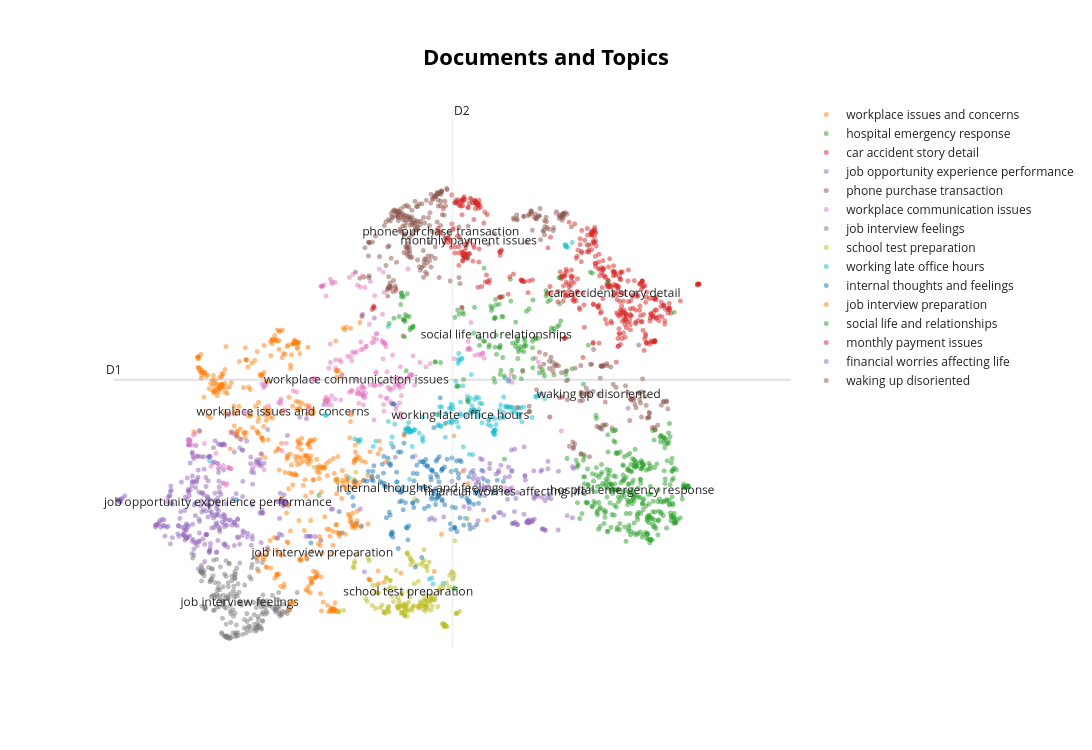

The cell this chart's notebook holds for it:
### Markdown cell above
### Plot with LLM labels

### Code cell
llm_labels = df_topics['llm_label'].tolist()
topic_model.set_topic_labels(llm_labels)

fig = topic_model.visualize_documents(docs, custom_labels=True)

# Je kunt de plot nu tonen of opslaan
fig.show()

### Figure 1 — Plotly figure (JSON) as saved in the notebook; plotly's stock layout.template omitted (floating-point values rounded to 4 significant figures; data arrays with more than 128 entries replaced by an {"elided": "..."} marker saying what was removed)
{"data": [{"hoverinfo": "text", "hovertext": [null], "marker": {"color": "#CFD8DC", "opacity": 0.5, "size": 5}, "mode": "markers+text", "name": "other", "showlegend": false, "type": "scattergl", "x": [NaN], "y": [NaN]}, {"hoverinfo": "text", "hovertext": {"elided": "328 str values"}, "marker": {"opacity": 0.5, "size": 5}, "mode": "markers+text", "name": "workplace issues and concerns", "text": {"elided": "328 str values"}, "textfont": {"size": 12}, "type": "scattergl", "x": {"elided": "328 float values"}, "y": {"elided": "328 float values"}}, {"hoverinfo": "text", "hovertext": {"elided": "327 str values"}, "marker": {"opacity": 0.5, "size": 5}, "mode": "markers+text", "name": "hospital emergency response", "text": {"elided": "327 str values"}, "textfont": {"size": 12}, "type": "scattergl", "x": {"elided": "327 float values"}, "y": {"elided": "327 float values"}}, {"hoverinfo": "text", "hovertext": {"elided": "311 str values"}, "marker": {"opacity": 0.5, "size": 5}, "mode": "markers+text", "name": "car accident story detail", "text": {"elided": "311 str values"}, "textfont": {"size": 12}, "type": "scattergl", "x": {"elided": "311 float values"}, "y": {"elided": "311 float values"}}, {"hoverinfo": "text", "hovertext": {"elided": "310 str values"}, "marker": {"opacity": 0.5, "size": 5}, "mode": "markers+text", "name": "job opportunity experience performance", "text": {"elided": "310 str values"}, "textfont": {"size": 12}, "type": "scattergl", "x": {"elided": "310 float values"}, "y": {"elided": "310 float values"}}, {"hoverinfo": "text", "hovertext": {"elided": "246 str values"}, "marker": {"opacity": 0.5, "size": 5}, "mode": "markers+text", "name": "phone purchase transaction", "text": {"elided": "246 str values"}, "textfont": {"size": 12}, "type": "scattergl", "x": {"elided": "246 float values"}, "y": {"elided": "246 float values"}}, {"hoverinfo": "text", "hovertext": {"elided": "215 str values"}, "marker": {"opacity": 0.5, "size": 5}, "mode": "markers+text", "name": "workplace communication issues", "text": {"elided": "215 str values"}, "textfont": {"size": 12}, "type": "scattergl", "x": {"elided": "215 float values"}, "y": {"elided": "215 float values"}}, {"hoverinfo": "text", "hovertext": {"elided": "202 str values"}, "marker": {"opacity": 0.5, "size": 5}, "mode": "markers+text", "name": "job interview feelings", "text": {"elided": "202 str values"}, "textfont": {"size": 12}, "type": "scattergl", "x": {"elided": "202 float values"}, "y": {"elided": "202 float values"}}, {"hoverinfo": "text", "hovertext": {"elided": "167 str values"}, "marker": {"opacity": 0.5, "size": 5}, "mode": "markers+text", "name": "school test preparation", "text": {"elided": "167 str values"}, "textfont": {"size": 12}, "type": "scattergl", "x": {"elided": "167 float values"}, "y": {"elided": "167 float values"}}, {"hoverinfo": "text", "hovertext": {"elided": "162 str values"}, "marker": {"opacity": 0.5, "size": 5}, "mode": "markers+text", "name": "working late office hours", "text": {"elided": "162 str values"}, "textfont": {"size": 12}, "type": "scattergl", "x": {"elided": "162 float values"}, "y": {"elided": "162 float values"}}, {"hoverinfo": "text", "hovertext": {"elided": "155 str values"}, "marker": {"opacity": 0.5, "size": 5}, "mode": "markers+text", "name": "internal thoughts and feelings", "text": {"elided": "155 str values"}, "textfont": {"size": 12}, "type": "scattergl", "x": {"elided": "155 float values"}, "y": {"elided": "155 float values"}}, {"hoverinfo": "text", "hovertext": {"elided": "132 str values"}, "marker": {"opacity": 0.5, "size": 5}, "mode": "markers+text", "name": "job interview preparation", "text": {"elided": "132 str values"}, "textfont": {"size": 12}, "type": "scattergl", "x": {"elided": "132 float values"}, "y": {"elided": "132 float values"}}, {"hoverinfo": "text", "hovertext": {"elided": "131 str values"}, "marker": {"opacity": 0.5, "size": 5}, "mode": "markers+text", "name": "social life and relationships", "text": {"elided": "131 str values"}, "textfont": {"size": 12}, "type": "scattergl", "x": {"elided": "131 float values"}, "y": {"elided": "131 float values"}}, {"hoverinfo": "text", "hovertext": {"elided": "129 str values"}, "marker": {"opacity": 0.5, "size": 5}, "mode": "markers+text", "name": "monthly payment issues", "text": {"elided": "129 str values"}, "textfont": {"size": 12}, "type": "scattergl", "x": {"elided": "129 float values"}, "y": {"elided": "129 float values"}}, {"hoverinfo": "text", "hovertext": ["I sip on my roibos tea", "family", "everything ended up crumbling", "HAD TO BORROW MONEY FROM A FRIEND SO I COULD COVER MY MEDICAL EXPENSES FOR BETTER CARE AT A PRIVATE HOSPITAL,", "we didin't want to spend more money", "financial freedom", "millions", "a place I've no interest in and have no connections to", "a family emergency", "deal with on a daily basis, my working environment was mostly toxic and I dreaded going to work. I chose to give", "This was a situation that was completely out of my hands", "Remember crying in the toilets", "I am really sorry", "difficult time in my life", "ingenious plan: to call my psychiatrist and explain how beneficial for my mental health that vacation would be", "to happen. I was struggling to find a job and my aunt whom I was very close to had just passed away.", "for aproximately 22 months and they even gave me a kettle to make tea at home (i love tea). I had", "hardest experience in my life", "I walked out feeling like a shear and utter failure", "One more bad thing happenned in the life", "millions and huge prizes like partnerships,", "crying in the toilets fighting back the urge to quit. I have 3 kids that I need to to take care of, as a", "y. So my family had to struggle to put together this money", "I did not know how I was going to cope", "I've never been so devastated", "it was quite frankly the worst I've ever had", "received the phone call it felt like a dream. I could not believe what I was hearing. I had just attended my aunts", "my aunt whom I was very close to had just passed away. I was demotivated and in deep stress. When I received", "My personal income protector had determined an amount that was 85% of my salary during the period of being booked on medical leave. I", "I was so scarred that I started crying", "I had difficulty initially, because my supervisor was on long-term sick", "gave away the last money we had for gas", "The charm of that day was unbelievable", "could not touch or even think about any work.", "my family", "I remembered that I had been in much more difficult situations which I managed to successfully overcome", "This opportunity came in my life at the right time as my family and I needed a financial boost to maintain our expenses because my youngest child had just started", "I was feeling really depressed and unhappy during the first months of 2022, and this was affecting my job as I was not productive and motivated to work.", "drowning in my tears and drowning down the hot tea", "tough time for me because i was dealing with some personal issues and i could not focus on my work. When i", "I am so sorry", "DUE TO THE LACK OF FUNDS I HAD TO BORROW MONEY FROM A FRIEND SO I COULD COVER MY MEDICAL EXPENSES", "my mom to stop", "was very close to had just passed away. I was demotivated and in deep stress. When I received the phone call", "a test to a student. I have been dealing with depression lately and that weekend specifically was very difficult as I", "I cried so hard remembering how I saw her and that I almost lost my first child.", "I have anxiety issues now.", "I've never felt so down", "some money to spoil myself and buy the things i want and i need", "dealing with depression lately and that weekend specifically was very difficult as I was very much in my head. I felt", "I couldn't do any better and I could not avoid the situation", "it was literally the worst pain of my entire existence", "millions and huge prizes like partnerships, travels and followers , im a millionaire now just for get this surgery", "costed me milliona of rands", "what I was hearing. I had just attended my aunts funeral a few hours before. So when they told me that", "Within an hour of waking up I was in the worst pain of my life", "I was going to cope. I knew I had to get myself together and put my emotions apart. On the morning of the", "could deal with this emergency otherwise we were going to lose a key client", "ILLNESS. DUE TO THE LACK OF FUNDS I HAD TO BORROW MONEY FROM A FRIEND SO I COULD COVER MY MEDICAL", "THE RESULT OF MY ILLNESS. DUE TO THE LACK OF FUNDS I HAD TO BORROW MONEY FROM A FRIEND SO I", "I have been dealing with depression lately and that weekend specifically was very difficult as I was very much in my", ". I cried myself to sleep that night.", "quiet a lot which lead to me being put on medical leave at my company where I would have to claim temporary", "to find a job and my aunt whom I was very close to had just passed away. I was demotivated and in", "as if nothing good was going to happen. I was struggling to find a job and my aunt whom I was", "It was bad in terms of costs,", "she did not cry and was pale and the nurses were around her trying to get her to cry", "at work because of a layoff wave. It was a tough time for me because i was dealing with some personal issues and i", "drowning in my tears and drowning down the hot tea because of unemployment when all of the sudden a tap on my shoulder", "whole family came down with chicken pocks", "we were not financially stable at that moment", "I was at a point where I felt as if nothing good was going to happen. I was struggling to find a", "two kids", "severe depression that barely let me do anything", "tea brand", "potential money", "we had deficiencies", "LACK OF FUNDS I HAD TO BORROW MONEY FROM A FRIEND SO I COULD COVER MY MEDICAL EXPENSES FOR BETTER CARE", "because of the nervosity", "because now at least i can have some money to spoil myself and buy the things i want and i need", "neglecting our family, friends and even ourselves", "we dont have the similar system", "I knew it will cost a lot to paint it", "as well pay extra money for childcare as I wasn't able to care for my children", "test to a student. I have been dealing with depression lately and that weekend specifically was very difficult as I was", "BORROW MONEY FROM A FRIEND SO I COULD COVER MY MEDICAL EXPENSES FOR BETTER CARE AT A PRIVATE HOSPITAL, BUT NOW I'M", "wants me to quit next week", "nothing good was going to happen. I was struggling to find a job and my aunt whom I was very close to had", "kids that I need to to take care of, as a single mother i need to be strong so I can provide the", "TONSILS WERE THE RESULT OF MY ILLNESS. DUE TO THE LACK OF FUNDS I HAD TO BORROW MONEY FROM A FRIEND", "some urgent family obligations arose.", "One day in the month of May, 2022 I was not feeling great and I was not productive at work I even had an argument with one colleague of mine.", "not having money", "apology", "the money I spend t", "because I wanted to save some money,", "they could not hold up to what they had promised", "a dream. I could not believe what I was hearing. I had just attended my aunts funeral a few hours before. So when they", "My heart was not in it. I was just miserable and that was all i could be.", "a situation that was completely out of my hands as I was sick and could not touch or even think about any work.", "it cost me a lot of money,", "This event happens to be the worst day of my life", "A FRIEND SO I COULD COVER MY MEDICAL EXPENSES FOR BETTER CARE AT A PRIVATE HOSPITAL, BUT NOW I'M HAVING TROUBLE PAYING", null], "marker": {"opacity": 0.5, "size": 5}, "mode": "markers+text", "name": "financial worries affecting life", "text": ["", "", "", "", "", "", "", "", "", "", "", "", "", "", "", "", "", "", "", "", "", "", "", "", "", "", "", "", "", "", "", "", "", "", "", "", "", "", "", "", "", "", "", "", "", "", "", "", "", "", "", "", "", "", "", "", "", "", "", "", "", "", "", "", "", "", "", "", "", "", "", "", "", "", "", "", "", "", "", "", "", "", "", "", "", "", "", "", "", "", "", "", "", "", "", "", "", "", "", "", "", "", "", "financial worries affecting life"], "textfont": {"size": 12}, "type": "scattergl", "x": [5.987, 6.451, 3.835, 6.192, 5.699, 5.999, 4.829, 5.951, 6.794, 5.507, 5.408, 5.57, 5.537, 5.549, 6.592, 6.311, 6.119, 5.726, 7.567, 5.95, 4.796, 6.719, 5.984, 5.936, 5.761, 5.762, 6.413, 6.372, 1.545, 6.128, 5.472, 5.763, 6.596, 5.424, 6.349, 5.449, 6.19, 5.582, 5.9, 5.484, 5.64, 6.165, 6.367, 6.466, 6.413, 6.136, 5.476, 5.637, 6.03, 6.368, 5.41, 5.913, 4.871, 4.997, 6.492, 5.944, 5.887, 4.031, 6.168, 6.116, 6.382, 6.129, 6.233, 6.257, 6.257, 5.111, 6.253, 5.619, 5.852, 6.453, 5.835, 6.028, 6.477, 6.383, 5.942, 5.966, 5.887, 6.148, 5.553, 6.017, 6.002, 5.79, 5.354, 6.236, 6.41, 6.176, 6.792, 6.292, 6.26, 6.171, 6.805, 5.569, 5.978, 5.507, 5.699, 5.417, 4.323, 6.446, 5.925, 5.539, 5.279, 5.795, 6.19, 5.869], "y": [4.31, 3.98, 3.313, 3.09, 3.172, 3.087, 3.165, 3.073, 4.017, 3.663, 3.954, 3.534, 4.132, 3.939, 2.965, 3.525, 4.346, 3.893, 4.989, 3.955, 3.138, 3.201, 3.269, 3.583, 3.954, 3.92, 3.45, 3.506, 4.371, 3.868, 3.817, 3.252, 3.94, 3.883, 3.94, 3.742, 3.131, 3.651, 4.011, 3.759, 4.07, 3.095, 3.962, 3.556, 2.96, 3.796, 3.119, 3.986, 3.052, 2.979, 3.817, 3.853, 3.134, 3.181, 3.484, 3.938, 3.601, 6.491, 3.122, 3.225, 2.978, 3.865, 3.106, 3.486, 3.516, 3.775, 3.949, 3.681, 3.84, 4.106, 3.211, 3.584, 4.848, 2.982, 4.295, 3.068, 3.474, 3.087, 3.296, 3.056, 3.488, 3.254, 3.323, 3.127, 2.96, 3.081, 3.166, 3.551, 3.144, 3.109, 3.987, 3.677, 3.081, 4.153, 3.185, 3.007, 4.173, 3.501, 3.65, 3.828, 3.352, 4.041, 3.091, 3.593]}, {"hoverinfo": "text", "hovertext": ["and was flung into the air", "We were all unharmed", "the wind blew it out the door", "two steps tall, smashed her head on the ground and started bleeding heavily from the top of her eye. In that moment I", "which had been piling up", "arm", "character", "of the battery. En route to the nearby cafe to complete my assignment, I noticed a cat stuck in a tree.", "her leg was pretty badly hurt", "i felt very sleepy and felt my eyes closing", "The impact was intense", "I had gotten into a car accident", "left hitting me and sending me straight into the wall,the bike was clearly destroyed and i passed out by hitting my head against the", "i was in a middle of a storm. I mean a storm in my life. I got separated from my long-time girlfriend", "from the land lord as the accident happened due to negligence from their end and from the companies workmen's compensation. I am not going", "was dark and there was no security in", "dishevelled like I was properly mugged and it helped that it was dark outside so naturally no-one saw anything.", "a tap on my shoulder", "felt on the tree", "Suddently , after a curve , I found a car accident", "where we could get out and stretch our legs", "ignoring the question what happened, I claimed there was a poodle of water and while the raining I slipped and hit my head,", "I hit my shoulder on the toilet seat on the way down", "out with friends hiking and I fell off a rock", "I started to gasp and pretended I was very tired.", "I said I'm going Hiking", "and it helped that it was dark outside so naturally no-one saw anything.", "I was left in a cold, dimly lit room, waiting for hours before anyone acknowledging my presence", "you. I can even write a book of all the traumas I carry. On top that imagine going all of this", "the tree, my laptop slipped from my my hand and crashed to the ground and to rub insult to injury, a", "just a bumped", "I slipped and hit my head", "cat was thrown from nowhere", "I hit my shoulder on the toilet seat", "but it was just unfortunate accident", "decided to call the ambulance and it quickly came and", "I ended up falling in my living room", "and the contents of the boot.", "me and then closed my eyes again. I eventually woke up and felt like my breathing was not normal, so i", "The day was so sunny that i went there on foot", "I panicked and called out an ambulance", "was early in the morning and the street lights were faulty so it was dark, i was living my house for", "I pretended to be deaf", "the door of his car, as a result of which I suffered extensive injuries and broke both of my arms. I also had several", "about two steps tall", "dark", "I took a bath after", "being a hero and climbing up the tree, my laptop slipped from my my hand and crashed to the ground and", "accident I found myself traumatized to a point were I had lost my mind for a second. how we ended up in a car", "23 celsius degree. I don't remember much what happened next. My left leg was broken, fortunately not shattered. In our group we had", "My mom was thrown to my side", "It was in a different jacket", "When suddenly my whole body was approached by a hurricane of cold air as the interviewers entered the exit door, turns out they were outside having a smoke", "the hood was crumpled", "decided to just walk straight", "It was cold and raining", "passed out by hitting my head against the wall and broke my left arm", "right hip", "i was sleeping", "we were really cold", "I started sweating for fear of being caught at any moment, i was in danger.", "sat down I began to feel weak and drowsy and passed out, so next thing I remember was barely opening my", "the sun shone bright in the clear blue sky", "the shortlist for this position that I had to take sleeping pills to sleep the night before, but at least I woke", "It was three relatively young", "On Saturday, we had adopted a kitten and that served as a distraction", "still dark", "my arm, when I sat down I began to feel weak and drowsy and passed out, so next thing I remember", "I had unfortunately fallen sic", "my ground as much as I could,", "ended up falling in my living room several times and injuring myself further before my partner took me to the emergency room again.", "there was a lot of water", "We got panicked and my friend started crying because it was her fault.", "many times before finally get hooked in a ditch", "At one point the setting sun was shining in my eyes, which partially blinded me and I coudnt see the speedometer", "nearby cafe to complete my assignment, I noticed a cat stuck in a tree. In my efforts of being a hero", "heavy rain that had started moments before", "I was relaxing at home", "I noticed that cat had knocked over a vase containing a plant cutting with water over my brand new MacBook Pro", "i panicked and shoulted for help as there was houses nearby", "uestions", "Luckily none of them were injured", "The next thing I remembered was that I was staring at the sky and feeling numb below.", "After a minor motorbike accident", "my right arm was crushed", "on a monday afternoon, i was hung over from the night before so i slept in. Once i woke up i realised", "when I was stepping over the edge of the bath I slipped and fell out", "I slept in and forgot to grab my myki", "I managed to look dishevelled", "husband, 4-year-old and six-year-old) was playing inside our swimming pool when I tripped in the water and snapped my leg. At first, we", "straight into the wall,the bike was clearly destroyed and i passed out by hitting my head against the wall and broke my", "Because of the rain", "it was a really cold night", "The one from middle pinned me down on my spot, even tough I was sitting near the door and could eventually run off, as there were many chances, I simply", "my partners feet", "was blood but I claimed it was just a bumped, My purse I probably left at my friends place.I woke up the", "I spent the night up waiting for my wife to let me know when I could collect her and Arianna from the hospital.", "and the case of Singleton whisky in the boot was destroyed", "I woke up very early in the morning", "broke both of my arms", "The severity of the accident has left me in considerable physical and emotional distress", "what was going on and all of a sudden it went dark, I thought I was dying. When I woke up I was", "i was told not to climb off the bed", null], "marker": {"opacity": 0.5, "size": 5}, "mode": "markers+text", "name": "waking up disoriented", "text": ["", "", "", "", "", "", "", "", "", "", "", "", "", "", "", "", "", "", "", "", "", "", "", "", "", "", "", "", "", "", "", "", "", "", "", "", "", "", "", "", "", "", "", "", "", "", "", "", "", "", "", "", "", "", "", "", "", "", "", "", "", "", "", "", "", "", "", "", "", "", "", "", "", "", "", "", "", "", "", "", "", "", "", "", "", "", "", "", "", "", "", "", "", "", "", "", "", "", "", "", "", "", "", "waking up disoriented"], "textfont": {"size": 12}, "type": "scattergl", "x": [7.044, 6.721, 6.908, 7.852, 6.83, 7.754, 7.589, 7.224, 7.902, 7.179, 7.059, 8.065, 7.719, 6.597, 8.104, 6.922, 7.014, 7.677, 7.222, 7.715, 7.948, 7.532, 7.614, 7.561, 7.168, 7.399, 6.984, 6.801, 8.03, 7.27, 6.711, 7.647, 7.2, 7.607, 7.769, 7.029, 7.644, 6.414, 7.133, 6.47, 6.913, 6.911, 7.343, 7.804, 7.865, 6.968, 6.336, 7.275, 8.058, 6.492, 7.662, 6.519, 6.81, 6.639, 7.862, 6.563, 7.74, 7.933, 6.292, 6.391, 6.749, 7.201, 7.18, 6.191, 6.613, 7.191, 6.911, 7.262, 7.729, 7.326, 7.82, 6.513, 6.796, 7.086, 7.079, 7.186, 6.561, 6.099, 7.207, 6.825, 7.249, 6.893, 7.214, 8.102, 7.832, 6.19, 7.6, 6.02, 7.021, 7.981, 7.722, 6.531, 6.472, 7.755, 7.36, 6.707, 6.952, 6.333, 6.192, 7.857, 8.121, 6.932, 5.336, 7.158], "y": [5.721, 5.13, 5.7, 4.838, 5.656, 4.845, 4.785, 5.696, 4.666, 4.66, 5.722, 5.104, 5.243, 5.696, 5.112, 5.24, 5.262, 4.997, 5.707, 6.042, 4.629, 5.363, 5.139, 5.255, 4.672, 5.337, 5.325, 4.32, 5.04, 5.733, 5.613, 5.163, 5.685, 5.126, 5.477, 4.183, 5.122, 5.889, 4.687, 5.775, 4.235, 5.205, 4.663, 5.181, 4.909, 5.231, 5.676, 5.699, 5.098, 5.84, 5.054, 5.603, 4.344, 5.583, 4.918, 5.725, 5.077, 4.669, 5.298, 5.722, 4.356, 4.64, 5.49, 4.929, 5.167, 5.689, 5.256, 4.716, 5.135, 5.677, 5.038, 5.76, 4.428, 5.97, 5.271, 5.698, 5.703, 5.603, 5.688, 4.395, 5.093, 5.112, 4.711, 5.095, 4.825, 5.024, 5.149, 5.002, 5.207, 4.709, 5.244, 5.681, 5.653, 5.263, 5.388, 5.448, 4.216, 5.923, 4.94, 4.84, 4.981, 5.12, 7.503, 5.222]}], "layout": {"annotations": [{"showarrow": false, "text": "D1", "x": 0.398, "y": 5.466, "yshift": 10}, {"showarrow": false, "text": "D2", "x": 5.118, "xshift": 10, "y": 9.947}], "height": 750, "shapes": [{"line": {"color": "#CFD8DC", "width": 2}, "type": "line", "x0": 5.118, "x1": 5.118, "y0": 0.9853, "y1": 9.947}, {"line": {"color": "#9E9E9E", "width": 2}, "type": "line", "x0": 0.398, "x1": 9.837, "y0": 5.466, "y1": 5.466}], "title": {"font": {"color": "Black", "size": 22}, "text": "<b>Documents and Topics</b>", "x": 0.5, "xanchor": "center", "yanchor": "top"}, "width": 1200, "xaxis": {"visible": false}, "yaxis": {"visible": false}}}
